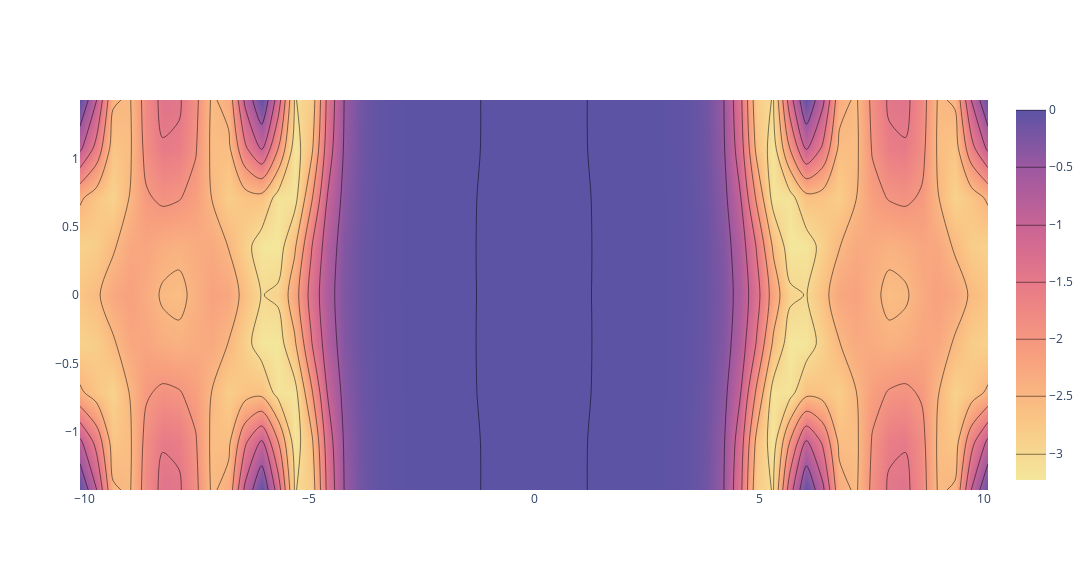

The notebook cell this image was saved under:
### Code cell
fig = go.Figure(data = go.Contour(z = np.real(charges5), x = np.linspace(-e/2, e/2, 56, endpoint = True), y = np.linspace(-a/2, a/2, 9, endpoint=True), colorscale='sunset', line_smoothing=0.85, contours_coloring='heatmap'))

fig.update_layout(
    autosize=False,
    width=3200,
    height=570,
    )

fig.show(dpi = 300)

### Figure 1 — Plotly figure (JSON) as saved in the notebook; plotly's stock layout.template omitted (floating-point values rounded to 4 significant figures; data arrays with more than 128 entries replaced by an {"elided": "..."} marker saying what was removed)
{"data": [{"colorscale": [[0, "rgb(243, 231, 155)"], [0.1667, "rgb(250, 196, 132)"], [0.3333, "rgb(248, 160, 126)"], [0.5, "rgb(235, 127, 134)"], [0.6667, "rgb(206, 102, 147)"], [0.8333, "rgb(160, 89, 160)"], [1, "rgb(92, 83, 165)"]], "contours": {"coloring": "heatmap"}, "line": {"smoothing": 0.85}, "type": "contour", "x": [-10.09, -9.722, -9.355, -8.988, -8.621, -8.255, -7.888, -7.521, -7.154, -6.787, -6.42, -6.053, -5.687, -5.32, -4.953, -4.586, -4.219, -3.852, -3.485, -3.118, -2.752, -2.385, -2.018, -1.651, -1.284, -0.9172, -0.5503, -0.1834, 0.1834, 0.5503, 0.9172, 1.284, 1.651, 2.018, 2.385, 2.752, 3.118, 3.485, 3.852, 4.219, 4.586, 4.953, 5.32, 5.687, 6.053, 6.42, 6.787, 7.154, 7.521, 7.888, 8.255, 8.621, 8.988, 9.355, 9.722, 10.09], "y": [-1.427, -1.07, -0.7134, -0.3567, 0, 0.3567, 0.7134, 1.07, 1.427], "z": {"elided": "9x56 float values"}}], "layout": {"autosize": false, "height": 570, "width": 3200}}
